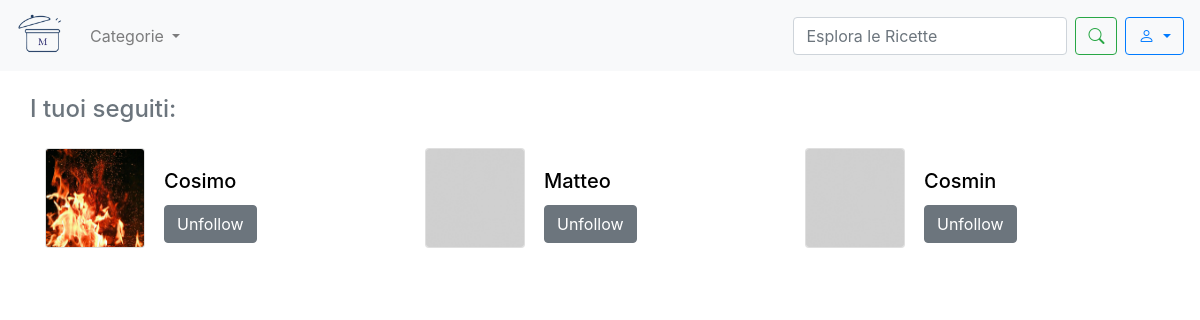
The app's page /seguiti/ (signed in), older data.
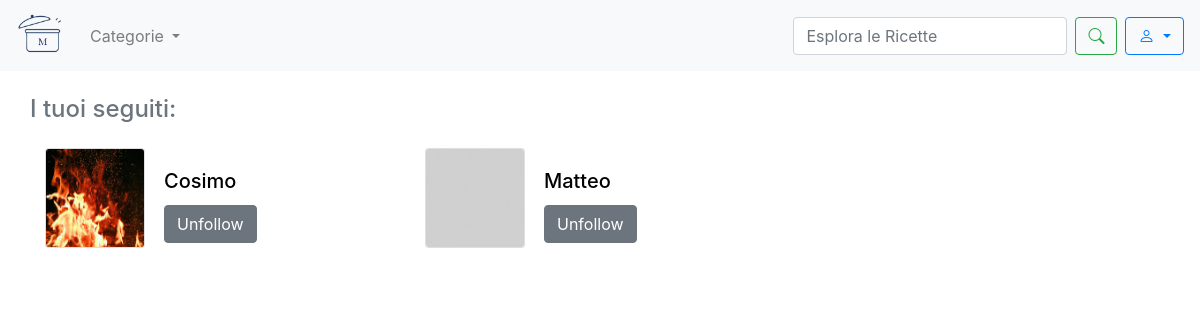
The same page, newer data.
### sito/models.py (models this page shows, shortened)
class Follow(models.Model):
    utente = models.ForeignKey('CustomUser', related_name='following', on_delete=models.CASCADE)
    followee = models.ForeignKey('CustomUser', related_name='followers', on_delete=models.CASCADE)
    class Meta:
        unique_together = ('utente', 'followee')

class CustomUser(AbstractUser):
    profile_image = models.ImageField(upload_to='profile_images/', blank=True, null=True)

### sito/views.py (the view)
# urls.py: path('seguiti/', seguiti, name='seguiti'),
def seguiti(request):
    seguito = Follow.objects.filter(utente=request.user)
    followed_user_ids = Follow.objects.filter(utente=request.user).values_list('followee_id', flat=True)
    context = {
        'seguito': seguito,
        'followed_user_ids': followed_user_ids,
    }
    return render(request, 'seguiti.html', context)

### template/seguiti.html (shortened to what this page needs)
<!DOCTYPE html>
{% load static %}
<html lang="en">
<head>
    <link rel="stylesheet" href="https://maxcdn.bootstrapcdn.com/bootstrap/4.5.2/css/bootstrap.min.css">
    <link rel="stylesheet" href="https://cdn.jsdelivr.net/npm/bootstrap-icons/font/bootstrap-icons.css">
</head>
<body>
    <nav class="navbar navbar-expand-lg navbar-light bg-light">
         <a class="navbar-brand" href="{% url 'homepage' %}">
            <img src="{% static 'images/logo.png' %}" alt="Logo" class="d-inline-block align-top" style="width: 50px">
        </a>
            <ul class="navbar-nav mr-auto">
                <li class="nav-item dropdown">
                  <div class="nav-link dropdown-toggle" role="button" data-toggle="dropdown" aria-expanded="false" id="CategoryDropdown">
                    Categorie
                  </div>
                </li>
            </ul>
            <form class="form-inline my-2 my-lg-0" method="GET" action="{% url 'search' %}">
                <input class="form-control mr-sm-2" type="search" name ="q" placeholder="Esplora le Ricette" aria-label="Search">
                <button class="btn btn-outline-success my-2 my-sm-0" type="submit"><i class="bi bi-search"></i></button>
            </form>
            <div class="dropdown ml-2">
                <button class="btn btn-outline-primary dropdown-toggle" type="button" id="userDropdown" data-toggle="dropdown" aria-haspopup="true" aria-expanded="false">
                    <i class="bi bi-person"></i>
                </button>
            </div>
    </nav>
    <div class="container mt-4">
            <div class="row">
                    <h4 class="text-center mb-4 text-secondary">I tuoi seguiti:</h4>
            </div>
            <div class="row">
                {%  if seguito %}
                    {% for follow in seguito%}
                            <div class="col-md-4 mb-4">
                                <div class="card flex-row mb-3" style="width: 100px; height: 100px; object-fit: cover;">
                                      {% if follow.followee.profile_image %}
                                        <img src=" {{ follow.followee.profile_image.url }} " class="card-img img-fluid rounded-start" alt="foto profilo" >
                                      {% else %}
                                        <img src="{% static 'images/defaultprofile.jpg' %}" class="card-img img-fluid rounded-start" alt="foto profilo">
                                      {% endif %}
                                    <div class="card-body">
                                        <h5 class="card-title"><a href="{% url 'user_profile' follow.followee.id %}" style="text-decoration: none; color: black">{{ follow.followee.username }} </a></h5>
                                            {% if follow.followee.id in followed_user_ids %}
                                                <button class="follow-unfollow-button btn btn-secondary" data-user-id="{{ follow.followee.id }}" data-action="unfollow">Unfollow</button>
                                            {% else %}
                                                <button class="follow-unfollow-button btn btn-primary" data-user-id="{{ follow.followee.id }}" data-action="follow">Follow</button>
                                            {% endif %}
                                    </div>
                                </div>
                            </div>
                    {% endfor %}
                {% else %}
                    <p class="text-danger">No results found. </p>
                {% endif %}
            </div>
    </div>
</body>
</html>

Row changes from the older to the newer data that the page shows:
removed Follow: followee.username "Cosmin"
